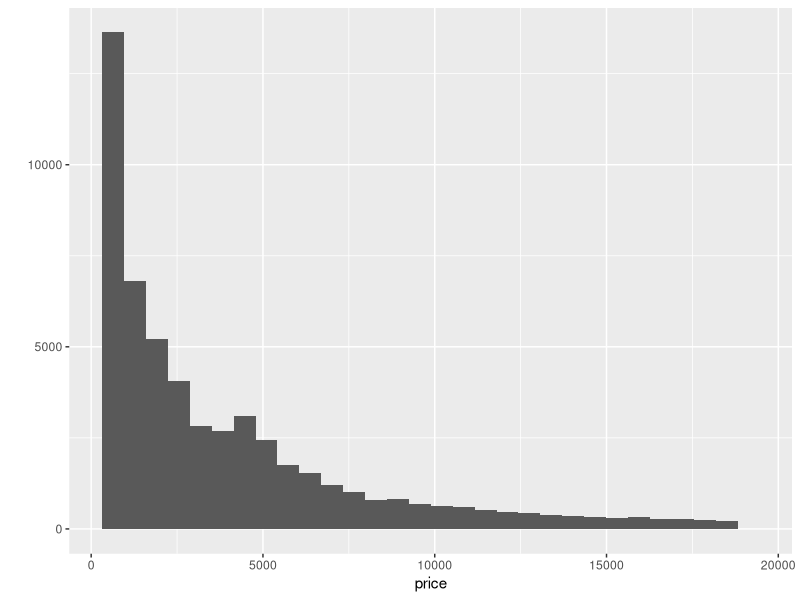
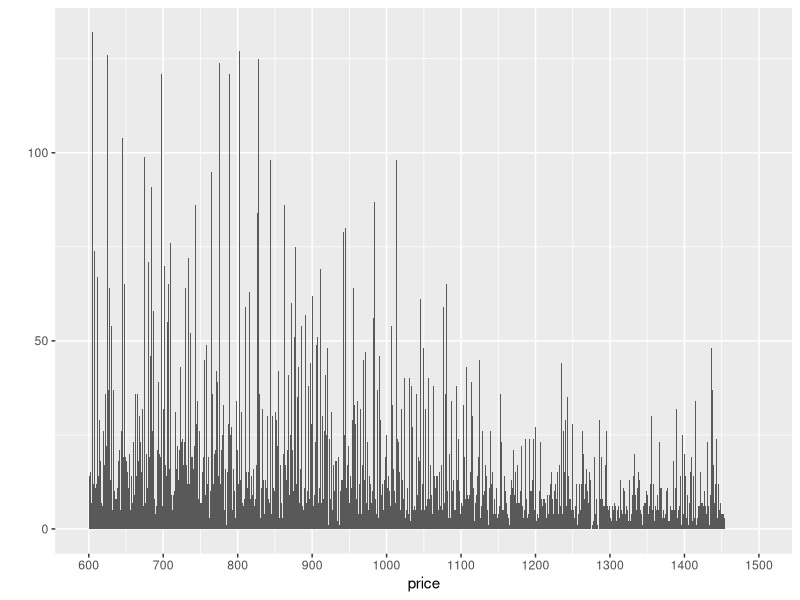
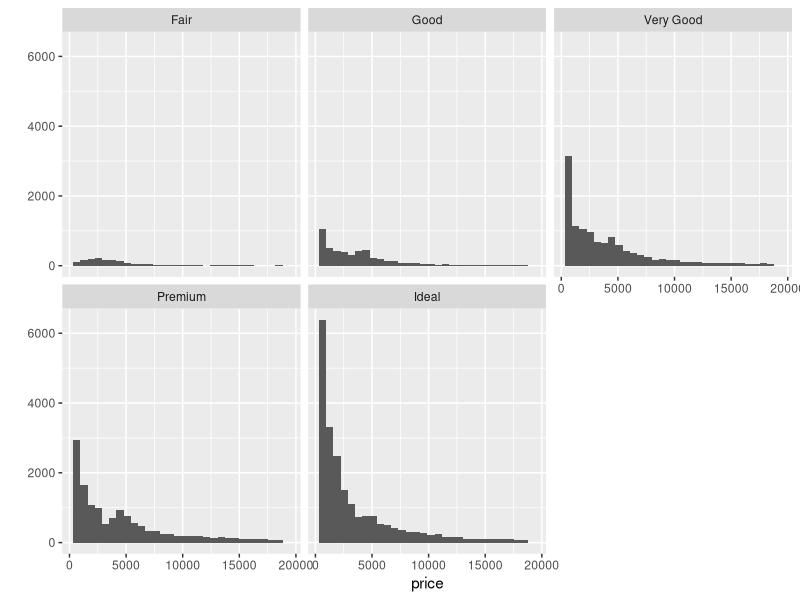
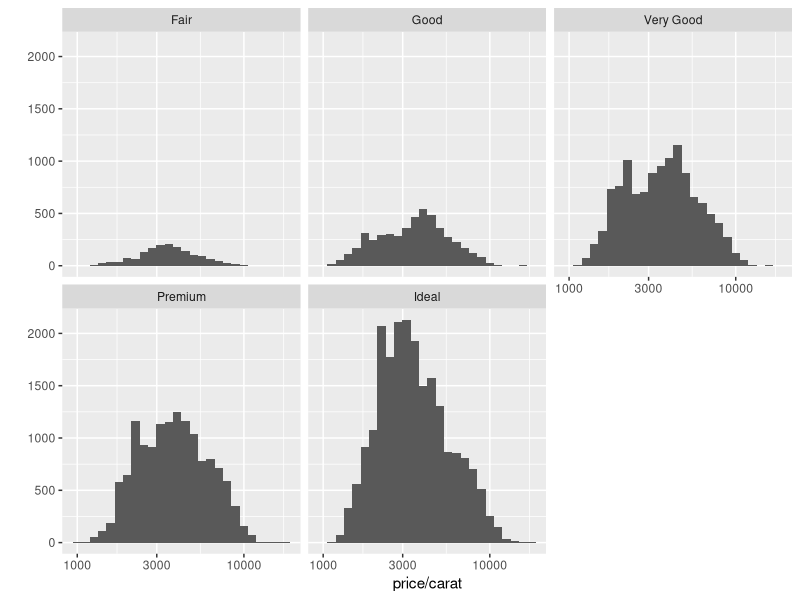
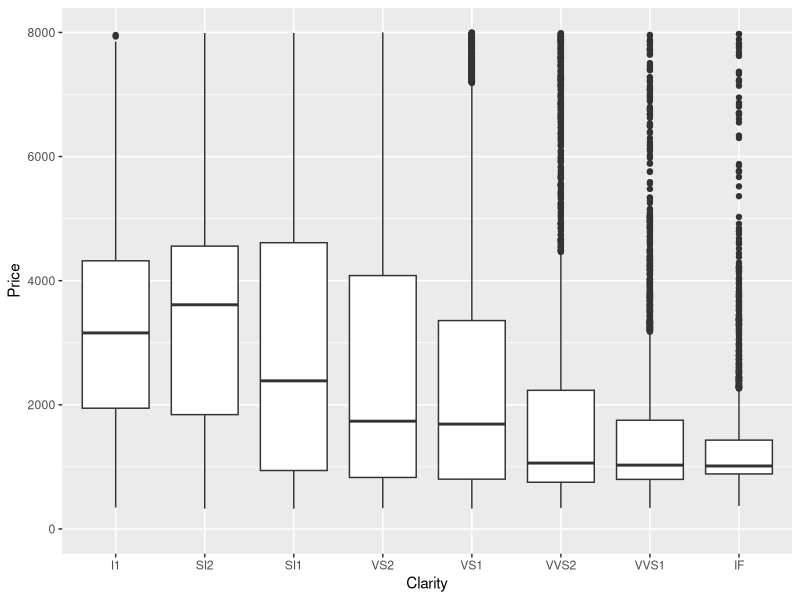
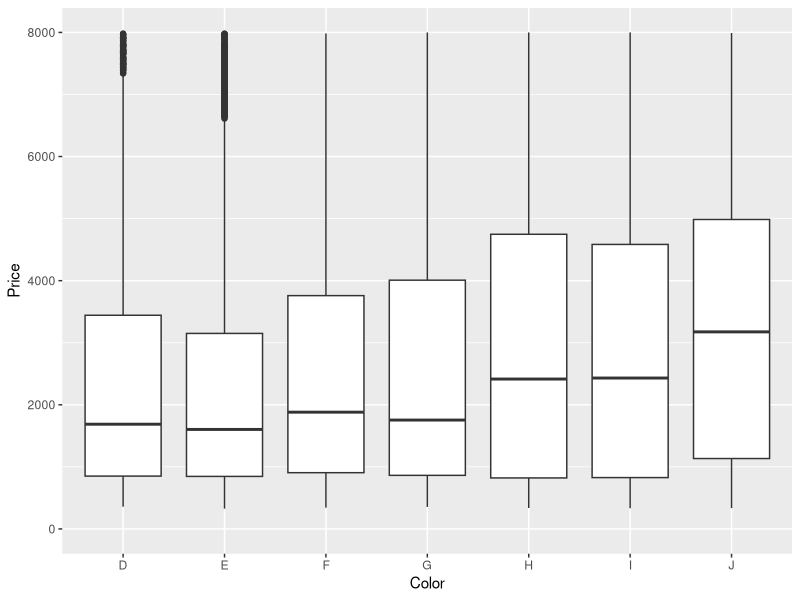
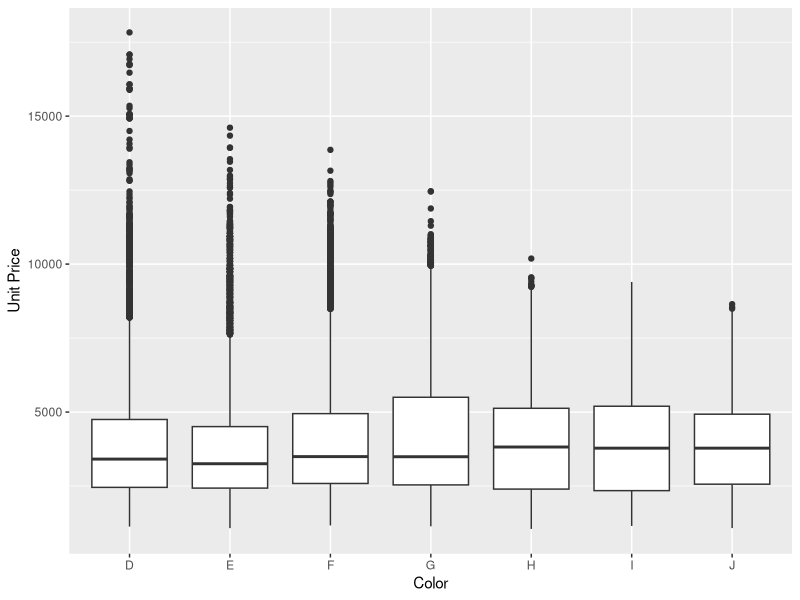
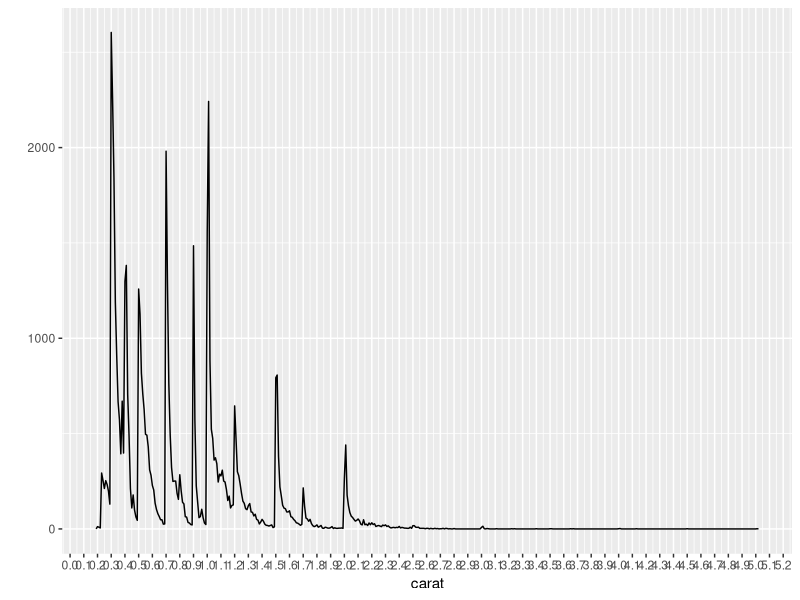

Generate these figures, in order, with R:
## ---- chunk 1
library(ggplot2)
data(diamonds)
dim(diamonds)
?diamonds

## ---- chunk 2
qplot (x = price, data = diamonds)

## ---- chunk 3
summary(diamonds$price)

## ---- chunk 4
length(subset(diamonds$price, diamonds$price < 500))
length(subset(diamonds$price, diamonds$price < 250))
length(subset(diamonds$price, diamonds$price >= 15000))

## ---- chunk 5
qplot(x = price, data = diamonds, binwidth = 1) +
  scale_x_continuous(breaks = seq(600,1500,100), limits = c(600,1500))

## ---- chunk 6
qplot(x = price, data = diamonds) + 
  facet_wrap(~cut)
## ---- chunk 7
by(diamonds$price, diamonds$cut, max)
by(diamonds$price, diamonds$cut, min)
by(diamonds$price, diamonds$cut, median)

## ---- chunk 8
qplot(x = price/carat, data = diamonds, binwidth = 0.05) + 
  scale_x_log10() + 
  facet_wrap(~cut)

## ---- chunk 9
qplot(x = clarity, y = price, data = diamonds, geom = "boxplot",
      xlab = "Clarity",
      ylab = "Price") +
  scale_y_continuous (limit = c(0,8000))

by(diamonds$price, diamonds$clarity, summary)
  
## ---- chunk 10
qplot(x = color, y = price, data = diamonds, geom = "boxplot",
      xlab = "Color",
      ylab = "Price") +
  scale_y_continuous (limit = c(0,8000))
by(diamonds$price, diamonds$color, summary)
IQR(subset(diamonds$price, diamonds$color == 'D'))
IQR(subset(diamonds$price, diamonds$color == 'J'))
## ---- chunk 11
qplot(x = color, y = price/carat, data = diamonds, geom = "boxplot", 
      xlab = "Color",
      ylab = "Unit Price")

## ---- chunk 12
qplot (x = carat, data = diamonds, geom = "freqpoly", binwidth = 0.01) + 
  scale_x_continuous (breaks = seq(0,6,0.1))
## ---- chunk 13

library(knitr)
